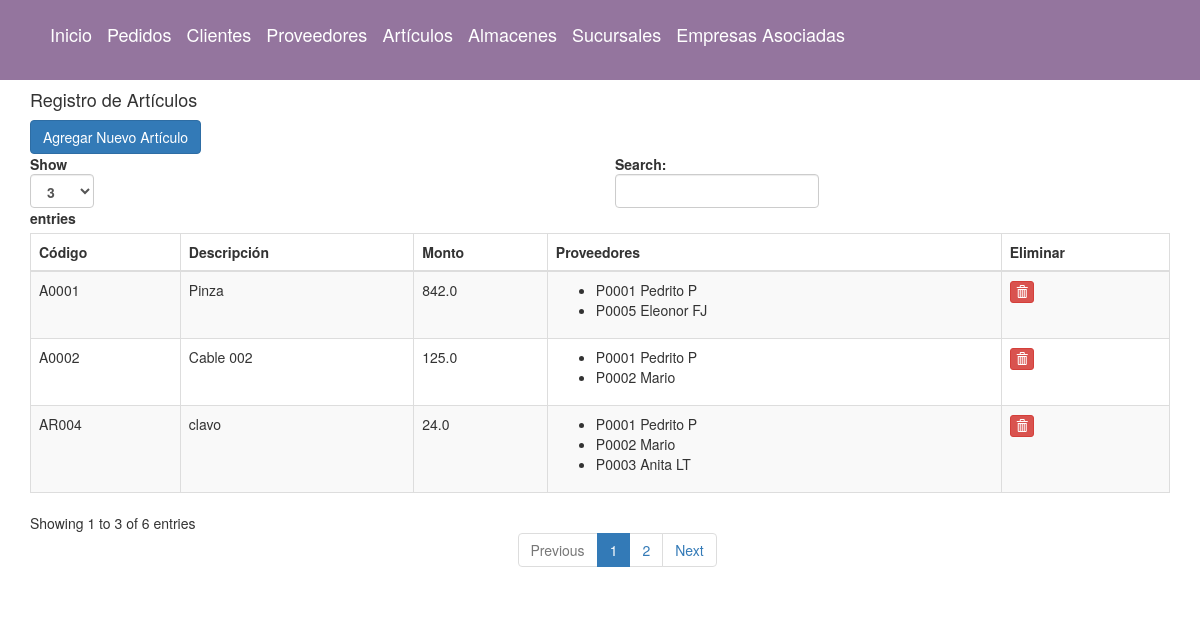
Page /articulos/ on the committed database.
### tiendaElectronicos/Tienda/models.py (models this page shows, shortened)
class Articulo(models.Model):
	codigo = models.CharField(max_length=5, primary_key=True)
	descripcion = models.CharField(max_length=50)
	monto = models.FloatField(default=0.0)
	proveedores = models.ManyToManyField(Proveedor)

class Proveedor(models.Model):
	codigo = models.CharField(max_length=5, primary_key=True)
	nombre = models.CharField(max_length=60)
	direccion = models.CharField(max_length=100, default='')
	def __str__(self):
		txt = "{0} {1}"
		return txt.format(self.codigo,self.nombre)

### tiendaElectronicos/Tienda/views.py (the view)
# urls.py: path('articulos/', views.articulos, name='articulos'),
def articulos(request):
	todos_articulos = Articulo.objects.all()
	contexto = {'articulos': todos_articulos,}
	return render(request, 'tienda/lista_articulos.html', contexto)

### tiendaElectronicos/Tienda/templates/tienda/lista_articulos.html (shortened to what this page needs)
{% extends 'base/base.html' %}
{% block content %}
	<div class="col-md-12">
        <h4>Registro de Artículos</h4> <span><a href="{% url 'creararticulo' %}" class="btn btn-primary">Agregar Nuevo Artículo</a></span>
		{% if articulos %}
		<div class="table-responsive">
			<table id="bootstrapdatatable" class="table table-striped table-bordered" width="100%">
				<thead>
					<th>Código</th>
					<th>Descripción</th>
					<th>Monto</th>
					<th>Proveedores</th>
                	<th>Eliminar</th>
				</thead>
				<tbody>
					{% for articulo in articulos %}
					<tr>
						<td>{{articulo.codigo}}</td>
						<td>{{articulo.descripcion}}</td>
						<td>{{articulo.monto}}</td>
						<td>
							<ul>
								{% for proveedor in  articulo.proveedores.all %}
		                        	<li>{{ proveedor }}</li>
		                        {% endfor %}
		                    </ul>
						</td>
     					<td><p data-placement="top" data-toggle="tooltip" title="Eliminar"><a href="{% url 'eliminararticulo' articulo.codigo %}" class="btn btn-danger btn-xs" data-title="Eliminar"><span class="glyphicon glyphicon-trash"></span></a></p></td>
   					</tr>
					{% endfor %}
				</tbody>
			</table>
		</div>
		{% else %}
		    <h1>No hay registros de artículo</h1>
		{% endif %}
	</div>
{% endblock content %}

### rows in the picture
Articulo: codigo "A0001", descripcion "Pinza", monto "842.0"
Proveedor: codigo+nombre "P0001 Pedrito P"
Proveedor: codigo+nombre "P0005 Eleonor FJ"
Articulo: codigo "A0002", descripcion "Cable 002", monto "125.0"
Proveedor: codigo+nombre "P0002 Mario"
Articulo: codigo "AR004", descripcion "clavo", monto "24.0"
Proveedor: codigo+nombre "P0003 Anita LT"
